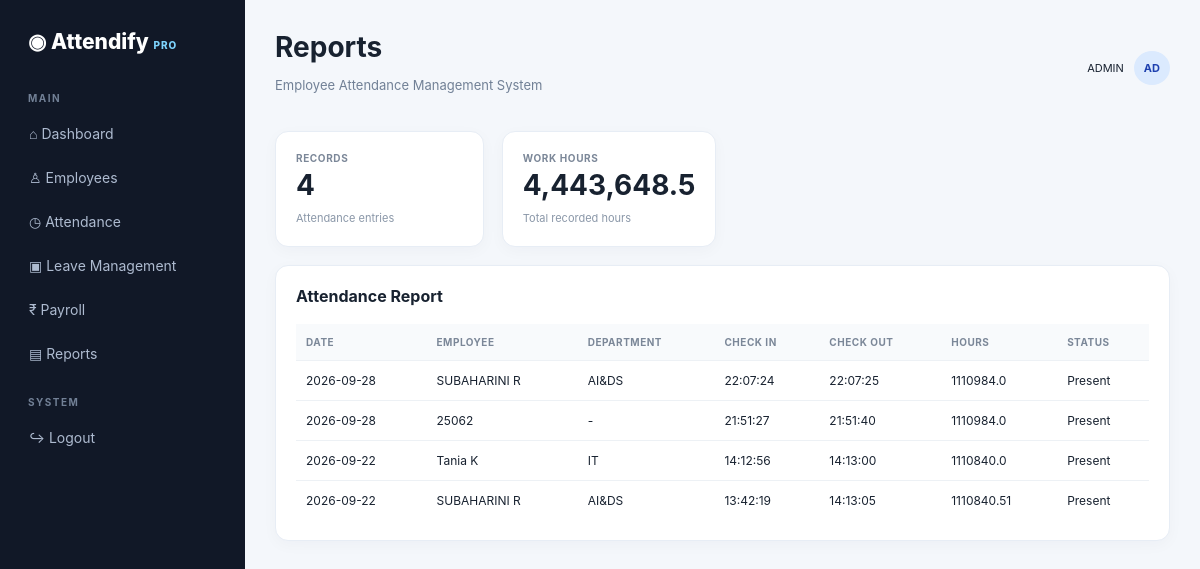
The page /reports (signed in) on the database its author committed.
### tables this page shows
CREATE TABLE attendance(
        id INTEGER PRIMARY KEY AUTOINCREMENT,
        emp_id TEXT NOT NULL,
        date TEXT NOT NULL,
        check_in TEXT,
        check_out TEXT,
        hours REAL DEFAULT 0,
        status TEXT DEFAULT 'Present',
        UNIQUE(emp_id,date)
    );

CREATE TABLE employees(
        id INTEGER PRIMARY KEY AUTOINCREMENT,
        emp_id TEXT UNIQUE NOT NULL,
        name TEXT NOT NULL,
        department TEXT NOT NULL,
        designation TEXT NOT NULL,
        email TEXT,
        phone TEXT,
        joining_date TEXT
    );

### app.py (the view)
@app.route("/reports")
def reports():
    if not protected(): return redirect(url_for("login"))
    con=db(); rows=con.execute("""SELECT a.*,e.name,e.department FROM attendance a
                                  LEFT JOIN employees e ON e.emp_id=a.emp_id
                                  ORDER BY a.date DESC,a.id DESC""").fetchall(); con.close()
    return render_template("reports.html", rows=rows)

### app.py (called while the page is built)
def db():
    con = sqlite3.connect(DB)
    con.row_factory = sqlite3.Row
    return con

def protected():
    return "user" in session

### templates/reports.html
{% extends "base.html" %}{% block heading %}Reports{% endblock %}{% block content %}
<div class="grid cards"><div class="card stat"><div><small>RECORDS</small><strong>{{rows|length}}</strong><em>Attendance entries</em></div></div><div class="card stat"><div><small>WORK HOURS</small><strong>{{"{:,.1f}".format(rows|sum(attribute='hours'))}}</strong><em>Total recorded hours</em></div></div></div>
<div class="card"><div class="card-title">Attendance Report</div><table><tr><th>Date</th><th>Employee</th><th>Department</th><th>Check In</th><th>Check Out</th><th>Hours</th><th>Status</th></tr>{% for r in rows %}<tr><td>{{r.date}}</td><td>{{r.name or r.emp_id}}</td><td>{{r.department or '-'}}</td><td>{{r.check_in}}</td><td>{{r.check_out or '-'}}</td><td>{{r.hours}}</td><td>{{r.status}}</td></tr>{% else %}<tr><td colspan="7" class="empty">No data available.</td></tr>{% endfor %}</table></div>
{% endblock %}

### static/css/style.css (style rules this page uses)
* { box-sizing:border-box }
body { margin:0;font-family:Inter,Segoe UI,Arial,sans-serif;background:#f4f7fb;color:#182230 }
.grid { display:grid;gap:18px }
.cards { grid-template-columns:repeat(4,1fr) }
.card { background:#fff;border:1px solid #e7edf5;border-radius:13px;padding:20px;box-shadow:0 4px 15px #1e293b08;margin-bottom:18px }
.stat { display:flex;gap:15px;align-items:center }
.stat small { display:block;color:#7b8798;font-size:10px;font-weight:700;letter-spacing:.6px }
.stat strong { display:block;font-size:28px;margin:4px 0 }
.stat em { font-style:normal;font-size:11px;color:#8a97a8 }
.card-title { font-weight:750;font-size:16px;margin-bottom:18px }
table { width:100%;border-collapse:collapse;font-size:12px }
th { text-align:left;color:#7b8798;font-size:10px;letter-spacing:.5px;text-transform:uppercase;background:#f8fafc }
th,td { padding:12px 10px;border-bottom:1px solid #edf1f5 }
tr:last-child td { border-bottom:0 }

### rows shown on the page
attendance: date "2026-09-28", name "SUBAHARINI R", department "AI&DS", check_in "22:07:24", check_out "22:07:25", hours "1110984.0", status "Present"
attendance: date "2026-09-28", emp "25062", department "-", check_in "21:51:27", check_out "21:51:40", hours "1110984.0", status "Present"
attendance: date "2026-09-22", name "Tania K", department "IT", check_in "14:12:56", check_out "14:13:00", hours "1110840.0", status "Present"
attendance: date "2026-09-22", name "SUBAHARINI R", department "AI&DS", check_in "13:42:19", check_out "14:13:05", hours "1110840.51", status "Present"

### other values the page prints
{{ rows|length }} "4"
{{ "{:,.1f}".format(rows|sum(attribute='hours')) }} "4,443,648.5"
